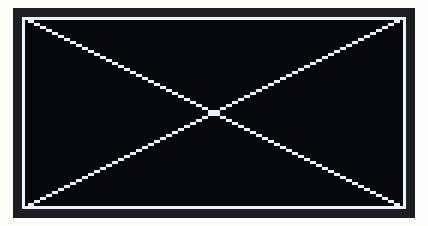
The sketch below on a simulated Arduino Uno, built with avr-gcc and run on an emulated ATmega328P. Shown: 128×64 one-colour display. What the sketch prints to the serial monitor is not drawn.

Above: at 0.1 s.

The sketch:

alignment.ino
```cpp
#include <SPI.h>
#include <Wire.h>
#include <Adafruit_SSD1306.h>
#include <Adafruit_GFX.h>

#define OLED_RESET LED_BUILTIN//4

Adafruit_SSD1306 display(OLED_RESET);

void setup() {

  Serial.begin(115200);
  delay(10);
  Serial.println(F("Display Alignment"));

  display.begin(SSD1306_SWITCHCAPVCC, 0x3C);  // initialize with the I2C addr 0x3D (for the 128x64)
  display.clearDisplay();
}

void loop() {
  // put your main code here, to run repeatedly:
  display.drawRect(0,0,128,64,WHITE);
  //display.drawRect(2,2,125,61,WHITE);
  display.drawLine(0,0,127,63,WHITE);
  display.drawLine(0,63,127,0,WHITE);
  display.display();
  delay(100000);
}
```
